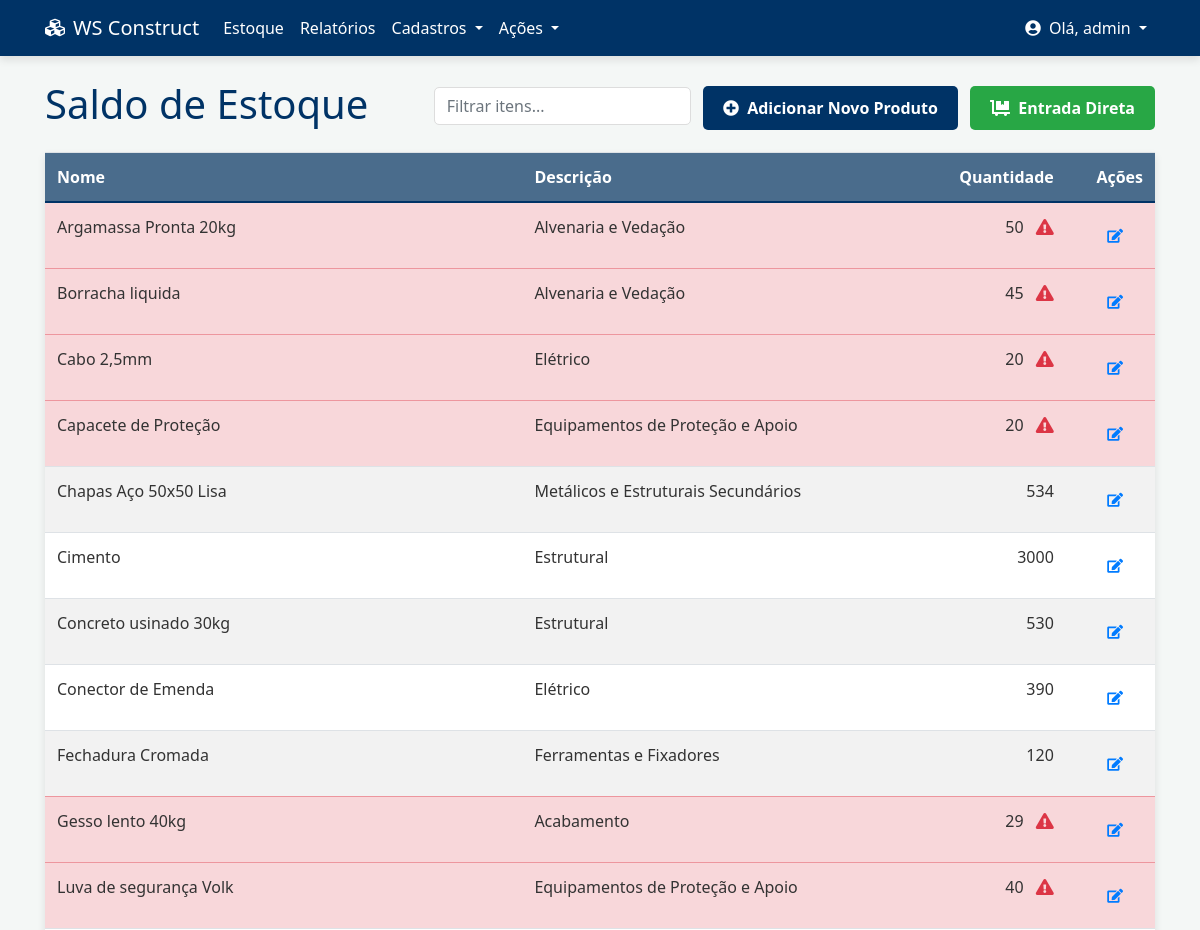
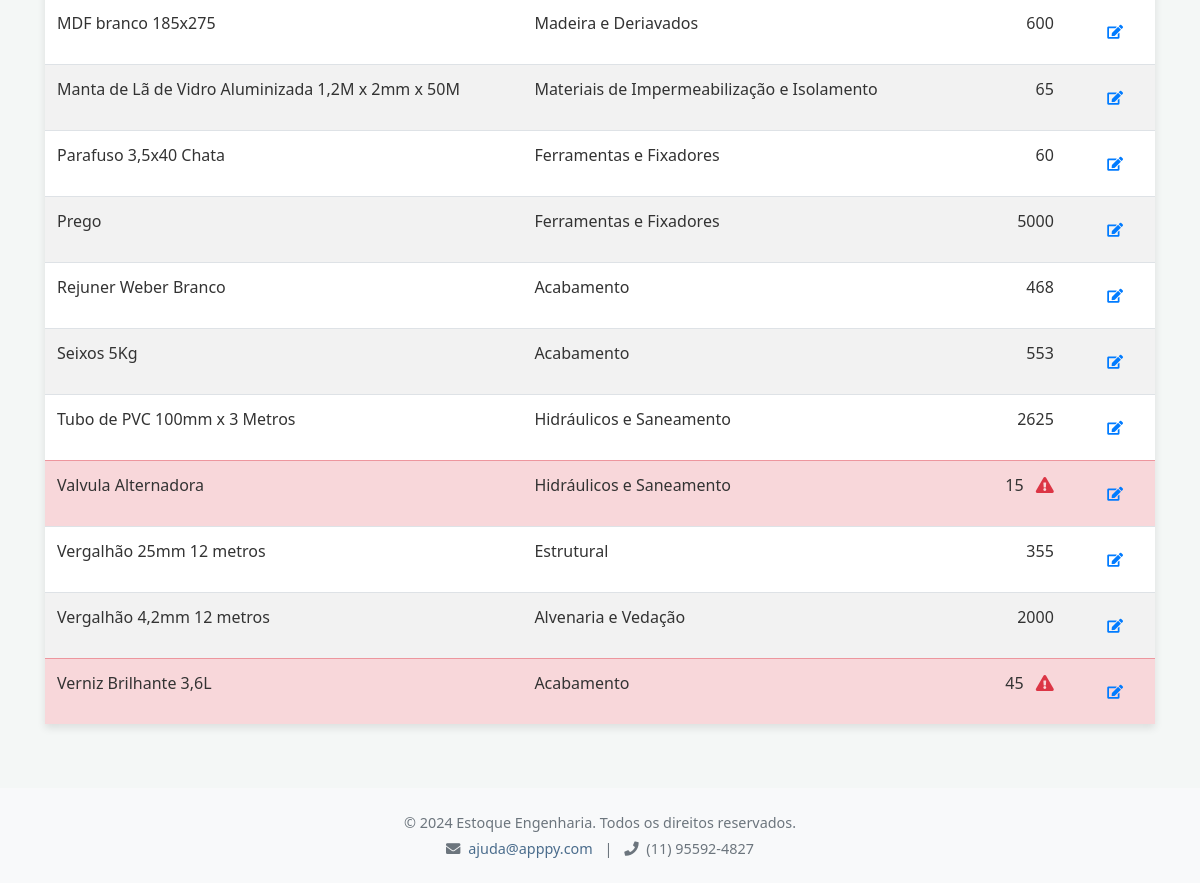
The app's page /estoque (signed in), older data (2 pictures, top to bottom).
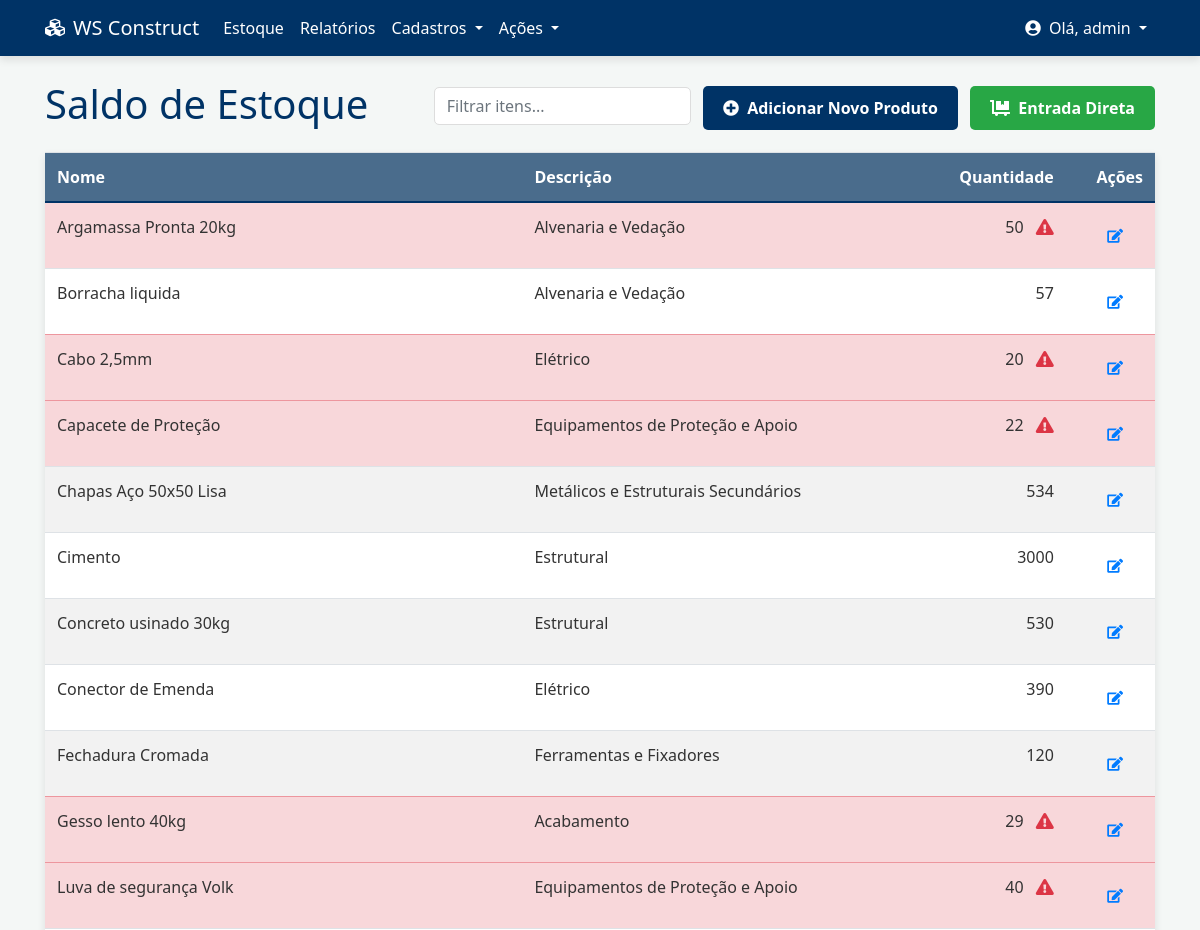
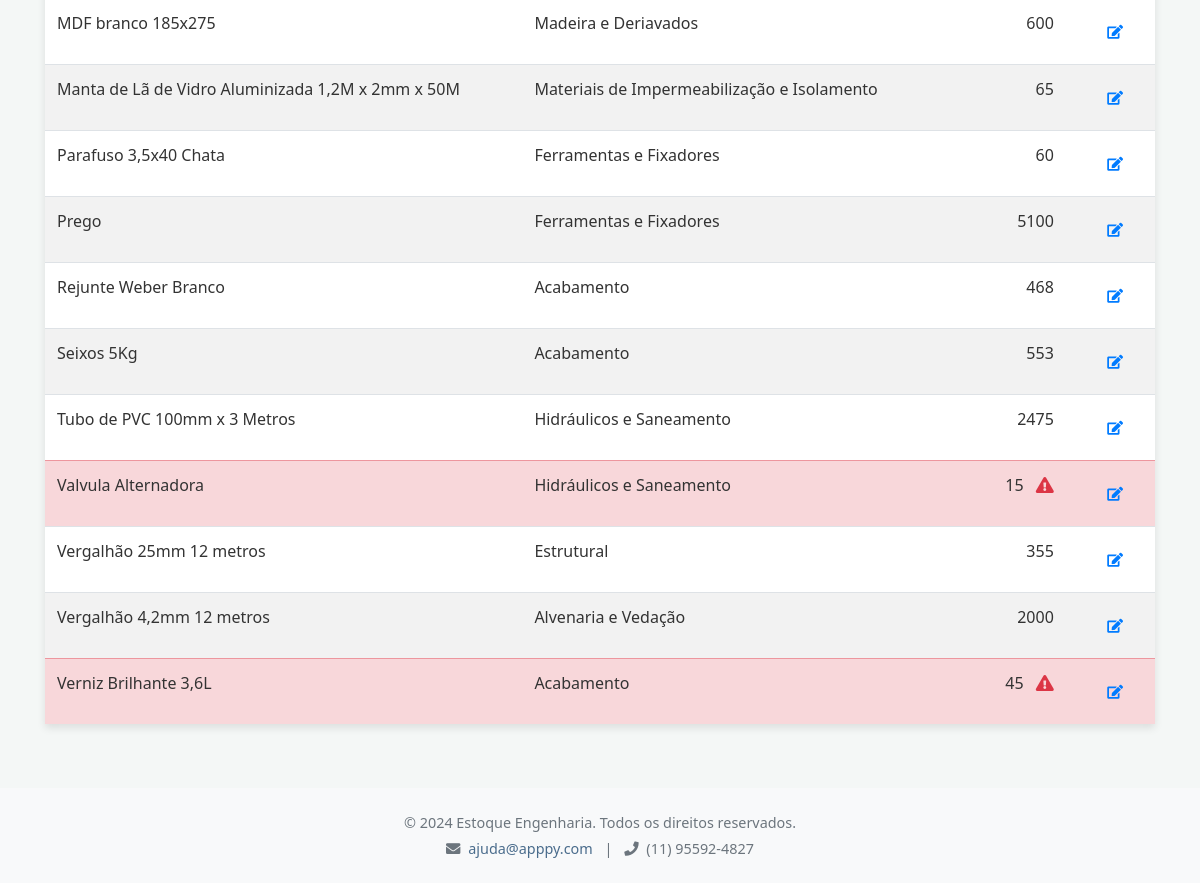
The same page, newer data (2 pictures, top to bottom).
### tables this page shows
CREATE TABLE itens_estoque (
        id INTEGER PRIMARY KEY AUTOINCREMENT,
        nome TEXT UNIQUE NOT NULL,
        descricao_id INTEGER,
        quantidade INTEGER NOT NULL DEFAULT 0,
        preco_unitario REAL,
        FOREIGN KEY (descricao_id) REFERENCES descricoes (id)
    );

CREATE TABLE descricoes (
        id INTEGER PRIMARY KEY AUTOINCREMENT,
        nome TEXT UNIQUE NOT NULL
    );

### app.py (the view)
@app.route('/estoque')
def ver_estoque():
    usuario = session.get('usuario')
    if not usuario:
        return redirect(url_for('login'))
    if not auth.tem_permissao(usuario['role'], 'ver_estoque'):
        flash("Você não tem permissão para acessar esta página.", "danger")
        return redirect(url_for('dashboard'))
    itens_estoque = estoque.listar_itens()
    descricoes_disponiveis = gerenciamento.listar_descricoes()
    return render_template('estoque.html', usuario=usuario, itens=itens_estoque, descricoes=descricoes_disponiveis)

### app.py (called while the page is built)
@app.context_processor
def inject_permissions():
    return dict(PERMISSOES=auth.PERMISSOES)

@app.context_processor
def inject_auth():
    return dict(auth=auth)

@app.context_processor
def inject_notifications():
    if 'usuario' in session and session['usuario']['role'] == 'administracao':
        pedidos_pendentes_count = len(pedidos.listar_pedidos_pendentes())
        return dict(pedidos_pendentes_count=pedidos_pendentes_count)
    return dict(pedidos_pendentes_count=0)

### auth.py (called while the page is built)
def tem_permissao(role: str, acao: str) -> bool:
    permissoes_do_role = PERMISSOES.get(role, [])
    if 'all' in permissoes_do_role:
        return True
    return acao in permissoes_do_role

### database.py (called while the page is built)
def conectar_bd():
    try:
        conn = sqlite3.connect(DB_NAME)
        conn.row_factory = sqlite3.Row  # Permite acessar colunas pelo nome
        return conn
    except sqlite3.Error as e:
        logging.error(f"Erro ao conectar ao banco de dados: {e}")
        return None

### templates/estoque.html (shortened to what this page needs)
{% extends "base.html" %}
{% block content %}
        <div class="d-flex justify-content-between align-items-center mb-3">
            <h1>Saldo de Estoque</h1>
            <div>
                <input type="text" id="filtroTabela" class="form-control d-inline-block w-auto" placeholder="Filtrar itens...">
                {% if usuario.role == 'administracao' %}
                <button type="button" class="btn btn-primary ml-2" data-toggle="modal" data-target="#modalAdicionarItem">
                    <i class="fas fa-plus-circle mr-1"></i> Adicionar Novo Produto
                </button>
                {% endif %}
                {% if usuario.role == 'administracao' %}
                <a href="{{ url_for('registrar_movimentacao') }}" class="btn btn-success ml-2"><i class="fas fa-dolly-flatbed mr-1"></i> Entrada Direta</a>
                {% else %}
                <button type="button" class="btn btn-info ml-2" data-toggle="modal" data-target="#modalPedirCompra">
                    <i class="fas fa-shopping-cart mr-1"></i> Pedir Compra
                </button>
                {% endif %}
            </div>
        </div>
        {% if not itens %}
            <div class="alert alert-warning">Nenhum item encontrado no estoque.</div>
        {% else %}
            <table class="table table-striped table-hover">
                <thead>
                    <tr>
                        <th>Nome</th>
                        <th>Descrição</th>
                        <th class="text-right">Quantidade</th>
                        <th class="text-right">Ações</th>
                    </tr>
                </thead>
                <tbody id="corpoTabela">
                    {% for item in itens %}
                    <tr class="{% if usuario.role == 'administracao' and item.quantidade <= 50 %}table-danger{% endif %}">
                        <td>{{ item.nome }}</td>
                        <td>{{ item.descricao }}</td>
                        <td class="text-right">
                            {{ item.quantidade }}
                            {% if usuario.role == 'administracao' and item.quantidade <= 50 %}
                                <i class="fas fa-exclamation-triangle text-danger ml-2" title="Estoque baixo!"></i>
                            {% endif %}
                        </td>
                        <td class="text-right">
                            {% if usuario.role == 'administracao' %}
                            <a href="{{ url_for('editar_item', id=item.id) }}" class="btn btn-sm btn-outline-primary">
                                <i class="fas fa-edit"></i>
                            </a>
                            {% endif %}
                        </td>
                    </tr>
                    {% endfor %}
                </tbody>
            </table>
        {% endif %}
{% endblock %}

Row changes from the older to the newer data that the page shows:
changed itens_estoque "Borracha liquida": quantidade "45" → "57"
changed itens_estoque "Capacete de Proteção": quantidade "20" → "22"
changed itens_estoque "Prego": quantidade "5000" → "5100"
changed itens_estoque: nome "Rejuner Weber Branco" → "Rejunte Weber Branco"
changed itens_estoque "Tubo de PVC 100mm x 3 Metros": quantidade "2625" → "2475"
